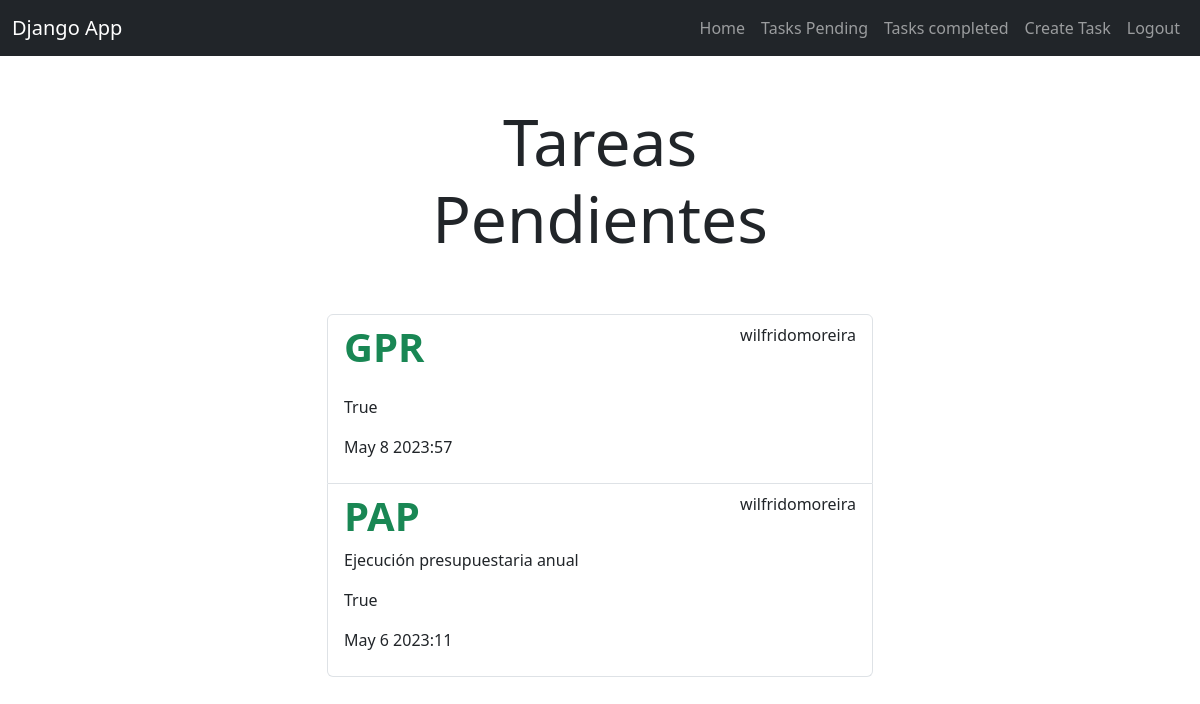
The app's page /tasks_completed/ (signed in) with its own data.
### tasks/models.py (models this page shows, shortened)
class Task(models.Model):
    title = models.CharField(max_length=100)
    description = models.TextField(blank=True)
    created = models.DateTimeField(auto_now_add=True)
    datecompleted = models.DateTimeField(null=True, blank=True)
    important = models.BooleanField(default=False)
    user = models.ForeignKey(User, on_delete=models.CASCADE)

### tasks/views.py (the view)
# urls.py: path('tasks_completed/',views.tasks_completed,name='tasks_completed'),
@login_required
def tasks_completed(request):
    tasks = Task.objects.filter(user=request.user, datecompleted__isnull=False).order_by('-datecompleted')
    return render(request, 'tasks.html',{'tasks':tasks})

### tasks/templates/tasks.html
{% extends 'base.html' %}
{% block content %}
<main class="container">
    <div class="row">
        <div class="col-md-6 offset-md-3">
            <h1 class="text-center display-3 py-5">Tareas Pendientes</h1>
            <ul class="list-group">
                {% for task in tasks %}
                    <a class="list-group-item" href="{% url 'task_detail' task.id %}">
                            <header class="d-flex justify-content-between">
                                {% if task.important %}
                                    <h1 class="fw-bold text-success">{{task.title}}</h1>
                                {% else %}
                                <h1 class="fw-bold">{{task.title}}</h1>
                                {% endif %}
                                <p>{{task.user.username}}</p>
                            </header>
                            <p>{{task.description}}</p>
                            <p>{{task.important}}</p>
                            <p>{{task.datecompleted|date:'M j Y:i'}}</p>
                    </a>
                {% endfor %}
            </ul>
        </div>
    </div>
</main>
{% endblock %}

### records on screen
Task: title "GPR", user.username "wilfridomoreira", important "True", datecompleted "May 8 2023:57"
Task: title "PAP", user.username "wilfridomoreira", description "Ejecución presupuestaria anual", important "True", datecompleted "May 6 2023:11"
